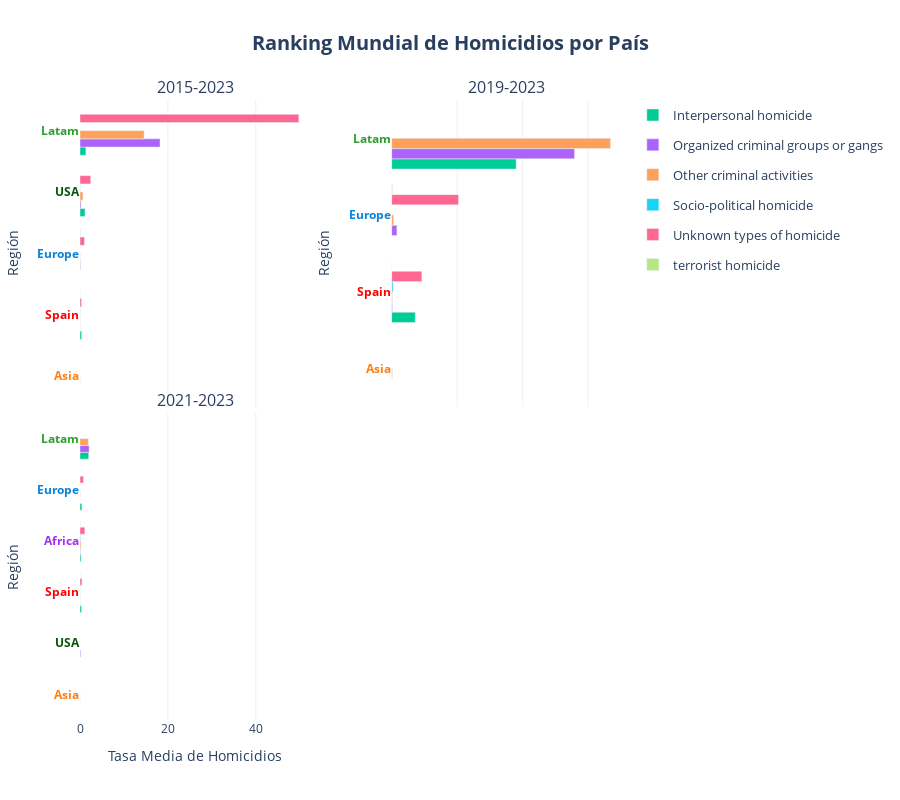

Notebook code cell kept with this figure:
### Code cell
barplot(
    df = df_ranking_combined['region'], 
    x='mean_homicides_rate', 
    y='Region_2', 
    height=800,
    reverse_y_order=False,
    orientation='h', 
    color='Category', 
    facet_col='Periodo',
    cols_wrap=2, 
    vertical_spacing = 0.01,
    barmode='group',
    yticks_color_column='Region_2',
    yticks_color_map=COLOR_MAP['Region_2'],
    color_discrete_map=COLOR_MAP['Sex'], 
    #category_orders=CATEGORY_ORDERS,
    hover_data=HOVER_DATA['ranking_region'], 
    labels=LABELS['ranking'],
    hovertemplate=HOVER_TEMPLATES['ranking_region'],
    title=f"Ranking Mundial de Homicidios por País",
    plot_save_path=os.path.join(PROJECT_PATH, 'plots', PLOT_FILENAME['ranking_region']), 
    show=True
    )

### Figure 1 — Plotly figure (JSON) as saved in the notebook; plotly's stock layout.template omitted (floating-point values rounded to 4 significant figures)
{"data": [{"alignmentgroup": "True", "cliponaxis": false, "hovertemplate": "<b style='font-size: 14px'>%{y}</b><br><br><b>Tasa Media de Homicidios:</b> %{x:.2f}<br><extra></extra>", "legendgroup": "Interpersonal homicide", "marker": {"color": "#00cc96", "pattern": {"shape": ""}}, "name": "Interpersonal homicide", "offsetgroup": "Interpersonal homicide", "orientation": "h", "showlegend": true, "textangle": 0, "textfont": {"size": 12}, "textposition": "outside", "type": "bar", "x": [1.33, 0.37, 1.14], "xaxis": "x", "y": ["Latam", "Spain", "USA"], "yaxis": "y"}, {"alignmentgroup": "True", "cliponaxis": false, "hovertemplate": "<b style='font-size: 14px'>%{y}</b><br><br><b>Tasa Media de Homicidios:</b> %{x:.2f}<br><extra></extra>", "legendgroup": "Organized criminal groups or gangs", "marker": {"color": "#ab63fa", "pattern": {"shape": ""}}, "name": "Organized criminal groups or gangs", "offsetgroup": "Organized criminal groups or gangs", "orientation": "h", "showlegend": true, "textangle": 0, "textfont": {"size": 12}, "textposition": "outside", "type": "bar", "x": [0.08, 18.21, 0.01, 0.2], "xaxis": "x", "y": ["Europe", "Latam", "Spain", "USA"], "yaxis": "y"}, {"alignmentgroup": "True", "cliponaxis": false, "hovertemplate": "<b style='font-size: 14px'>%{y}</b><br><br><b>Tasa Media de Homicidios:</b> %{x:.2f}<br><extra></extra>", "legendgroup": "Other criminal activities", "marker": {"color": "#FFA15A", "pattern": {"shape": ""}}, "name": "Other criminal activities", "offsetgroup": "Other criminal activities", "orientation": "h", "showlegend": true, "textangle": 0, "textfont": {"size": 12}, "textposition": "outside", "type": "bar", "x": [0.01, 0.03, 14.58, 0.01, 0.67], "xaxis": "x", "y": ["Asia", "Europe", "Latam", "Spain", "USA"], "yaxis": "y"}, {"alignmentgroup": "True", "cliponaxis": false, "hovertemplate": "<b style='font-size: 14px'>%{y}</b><br><br><b>Tasa Media de Homicidios:</b> %{x:.2f}<br><extra></extra>", "legendgroup": "Socio-political homicide", "marker": {"color": "#19d3f3", "pattern": {"shape": ""}}, "name": "Socio-political homicide", "offsetgroup": "Socio-political homicide", "orientation": "h", "showlegend": true, "textangle": 0, "textfont": {"size": 12}, "textposition": "outside", "type": "bar", "x": [NaN, 0.02, 0.01], "xaxis": "x", "y": ["Latam", "Spain", "USA"], "yaxis": "y"}, {"alignmentgroup": "True", "cliponaxis": false, "hovertemplate": "<b style='font-size: 14px'>%{y}</b><br><br><b>Tasa Media de Homicidios:</b> %{x:.2f}<br><extra></extra>", "legendgroup": "Unknown types of homicide", "marker": {"color": "#FF6692", "pattern": {"shape": ""}}, "name": "Unknown types of homicide", "offsetgroup": "Unknown types of homicide", "orientation": "h", "showlegend": true, "textangle": 0, "textfont": {"size": 12}, "textposition": "outside", "type": "bar", "x": [1.01, 49.8, 0.36, 2.43], "xaxis": "x", "y": ["Europe", "Latam", "Spain", "USA"], "yaxis": "y"}, {"alignmentgroup": "True", "cliponaxis": false, "hovertemplate": "<b style='font-size: 14px'>%{y}</b><br><br><b>Tasa Media de Homicidios:</b> %{x:.2f}<br><extra></extra>", "legendgroup": "terrorist homicide", "marker": {"color": "#B6E880", "pattern": {"shape": ""}}, "name": "terrorist homicide", "offsetgroup": "terrorist homicide", "orientation": "h", "showlegend": true, "textangle": 0, "textfont": {"size": 12}, "textposition": "outside", "type": "bar", "x": [0.05, NaN, 0.01], "xaxis": "x", "y": ["Europe", "Latam", "Spain"], "yaxis": "y"}, {"alignmentgroup": "True", "cliponaxis": false, "hovertemplate": "<b style='font-size: 14px'>%{y}</b><br><br><b>Tasa Media de Homicidios:</b> %{x:.2f}<br><extra></extra>", "legendgroup": "Interpersonal homicide", "marker": {"color": "#00cc96", "pattern": {"shape": ""}}, "name": "Interpersonal homicide", "offsetgroup": "Interpersonal homicide", "orientation": "h", "showlegend": false, "textangle": 0, "textfont": {"size": 12}, "textposition": "outside", "type": "bar", "x": [1.9, 0.36], "xaxis": "x2", "y": ["Latam", "Spain"], "yaxis": "y2"}, {"alignmentgroup": "True", "cliponaxis": false, "hovertemplate": "<b style='font-size: 14px'>%{y}</b><br><br><b>Tasa Media de Homicidios:</b> %{x:.2f}<br><extra></extra>", "legendgroup": "Organized criminal groups or gangs", "marker": {"color": "#ab63fa", "pattern": {"shape": ""}}, "name": "Organized criminal groups or gangs", "offsetgroup": "Organized criminal groups or gangs", "orientation": "h", "showlegend": false, "textangle": 0, "textfont": {"size": 12}, "textposition": "outside", "type": "bar", "x": [0.08, 2.79, 0.01], "xaxis": "x2", "y": ["Europe", "Latam", "Spain"], "yaxis": "y2"}, {"alignmentgroup": "True", "cliponaxis": false, "hovertemplate": "<b style='font-size: 14px'>%{y}</b><br><br><b>Tasa Media de Homicidios:</b> %{x:.2f}<br><extra></extra>", "legendgroup": "Other criminal activities", "marker": {"color": "#FFA15A", "pattern": {"shape": ""}}, "name": "Other criminal activities", "offsetgroup": "Other criminal activities", "orientation": "h", "showlegend": false, "textangle": 0, "textfont": {"size": 12}, "textposition": "outside", "type": "bar", "x": [0.01, 0.03, 3.34, 0.01], "xaxis": "x2", "y": ["Asia", "Europe", "Latam", "Spain"], "yaxis": "y2"}, {"alignmentgroup": "True", "cliponaxis": false, "hovertemplate": "<b style='font-size: 14px'>%{y}</b><br><br><b>Tasa Media de Homicidios:</b> %{x:.2f}<br><extra></extra>", "legendgroup": "Socio-political homicide", "marker": {"color": "#19d3f3", "pattern": {"shape": ""}}, "name": "Socio-political homicide", "offsetgroup": "Socio-political homicide", "orientation": "h", "showlegend": false, "textangle": 0, "textfont": {"size": 12}, "textposition": "outside", "type": "bar", "x": [NaN, 0.02], "xaxis": "x2", "y": ["Latam", "Spain"], "yaxis": "y2"}, {"alignmentgroup": "True", "cliponaxis": false, "hovertemplate": "<b style='font-size: 14px'>%{y}</b><br><br><b>Tasa Media de Homicidios:</b> %{x:.2f}<br><extra></extra>", "legendgroup": "Unknown types of homicide", "marker": {"color": "#FF6692", "pattern": {"shape": ""}}, "name": "Unknown types of homicide", "offsetgroup": "Unknown types of homicide", "orientation": "h", "showlegend": false, "textangle": 0, "textfont": {"size": 12}, "textposition": "outside", "type": "bar", "x": [1.02, NaN, 0.46], "xaxis": "x2", "y": ["Europe", "Latam", "Spain"], "yaxis": "y2"}, {"alignmentgroup": "True", "cliponaxis": false, "hovertemplate": "<b style='font-size: 14px'>%{y}</b><br><br><b>Tasa Media de Homicidios:</b> %{x:.2f}<br><extra></extra>", "legendgroup": "terrorist homicide", "marker": {"color": "#B6E880", "pattern": {"shape": ""}}, "name": "terrorist homicide", "offsetgroup": "terrorist homicide", "orientation": "h", "showlegend": false, "textangle": 0, "textfont": {"size": 12}, "textposition": "outside", "type": "bar", "x": [0.01, NaN, 0.0], "xaxis": "x2", "y": ["Europe", "Latam", "Spain"], "yaxis": "y2"}, {"alignmentgroup": "True", "cliponaxis": false, "hovertemplate": "<b style='font-size: 14px'>%{y}</b><br><br><b>Tasa Media de Homicidios:</b> %{x:.2f}<br><extra></extra>", "legendgroup": "Interpersonal homicide", "marker": {"color": "#00cc96", "pattern": {"shape": ""}}, "name": "Interpersonal homicide", "offsetgroup": "Interpersonal homicide", "orientation": "h", "showlegend": false, "textangle": 0, "textfont": {"size": 12}, "textposition": "outside", "type": "bar", "x": [0.25, 0.42, 1.98, 0.35], "xaxis": "x3", "y": ["Africa", "Europe", "Latam", "Spain"], "yaxis": "y3"}, {"alignmentgroup": "True", "cliponaxis": false, "hovertemplate": "<b style='font-size: 14px'>%{y}</b><br><br><b>Tasa Media de Homicidios:</b> %{x:.2f}<br><extra></extra>", "legendgroup": "Organized criminal groups or gangs", "marker": {"color": "#ab63fa", "pattern": {"shape": ""}}, "name": "Organized criminal groups or gangs", "offsetgroup": "Organized criminal groups or gangs", "orientation": "h", "showlegend": false, "textangle": 0, "textfont": {"size": 12}, "textposition": "outside", "type": "bar", "x": [0.08, NaN, 2.07, 0.01, 0.15], "xaxis": "x3", "y": ["Africa", "Europe", "Latam", "Spain", "USA"], "yaxis": "y3"}, {"alignmentgroup": "True", "cliponaxis": false, "hovertemplate": "<b style='font-size: 14px'>%{y}</b><br><br><b>Tasa Media de Homicidios:</b> %{x:.2f}<br><extra></extra>", "legendgroup": "Other criminal activities", "marker": {"color": "#FFA15A", "pattern": {"shape": ""}}, "name": "Other criminal activities", "offsetgroup": "Other criminal activities", "orientation": "h", "showlegend": false, "textangle": 0, "textfont": {"size": 12}, "textposition": "outside", "type": "bar", "x": [0.21, 0.0, 0.04, 1.89, 0.01], "xaxis": "x3", "y": ["Africa", "Asia", "Europe", "Latam", "Spain"], "yaxis": "y3"}, {"alignmentgroup": "True", "cliponaxis": false, "hovertemplate": "<b style='font-size: 14px'>%{y}</b><br><br><b>Tasa Media de Homicidios:</b> %{x:.2f}<br><extra></extra>", "legendgroup": "Socio-political homicide", "marker": {"color": "#19d3f3", "pattern": {"shape": ""}}, "name": "Socio-political homicide", "offsetgroup": "Socio-political homicide", "orientation": "h", "showlegend": false, "textangle": 0, "textfont": {"size": 12}, "textposition": "outside", "type": "bar", "x": [0.05, NaN, NaN, 0.01], "xaxis": "x3", "y": ["Africa", "Europe", "Latam", "Spain"], "yaxis": "y3"}, {"alignmentgroup": "True", "cliponaxis": false, "hovertemplate": "<b style='font-size: 14px'>%{y}</b><br><br><b>Tasa Media de Homicidios:</b> %{x:.2f}<br><extra></extra>", "legendgroup": "Unknown types of homicide", "marker": {"color": "#FF6692", "pattern": {"shape": ""}}, "name": "Unknown types of homicide", "offsetgroup": "Unknown types of homicide", "orientation": "h", "showlegend": false, "textangle": 0, "textfont": {"size": 12}, "textposition": "outside", "type": "bar", "x": [1.1, 0.78, NaN, 0.45], "xaxis": "x3", "y": ["Africa", "Europe", "Latam", "Spain"], "yaxis": "y3"}, {"alignmentgroup": "True", "cliponaxis": false, "hovertemplate": "<b style='font-size: 14px'>%{y}</b><br><br><b>Tasa Media de Homicidios:</b> %{x:.2f}<br><extra></extra>", "legendgroup": "terrorist homicide", "marker": {"color": "#B6E880", "pattern": {"shape": ""}}, "name": "terrorist homicide", "offsetgroup": "terrorist homicide", "orientation": "h", "showlegend": false, "textangle": 0, "textfont": {"size": 12}, "textposition": "outside", "type": "bar", "x": [0.0, NaN, NaN, 0.0], "xaxis": "x3", "y": ["Africa", "Europe", "Latam", "Spain"], "yaxis": "y3"}], "layout": {"annotations": [{"font": {"size": 16}, "showarrow": false, "text": "2015-2023", "x": 0.2125, "xanchor": "center", "xref": "paper", "y": 1, "yanchor": "bottom", "yref": "paper"}, {"font": {"size": 16}, "showarrow": false, "text": "2019-2023", "x": 0.7875, "xanchor": "center", "xref": "paper", "y": 1, "yanchor": "bottom", "yref": "paper"}, {"font": {"size": 16}, "showarrow": false, "text": "2021-2023", "x": 0.2125, "xanchor": "center", "xref": "paper", "y": 0.495, "yanchor": "bottom", "yref": "paper"}], "barmode": "group", "height": 800, "legend": {"font": {"size": 13}, "title": {"font": {"size": 15}}}, "plot_bgcolor": "white", "title": {"font": {"size": 20}, "text": "<b>Ranking Mundial de Homicidios por País</b>", "x": 0.5, "xanchor": "center"}, "xaxis": {"anchor": "y", "domain": [0, 0.425], "gridcolor": "#f0f0f0", "matches": "x3", "showgrid": true, "showticklabels": false, "tickfont": {"size": 12}, "title": {"font": {"size": 14}}}, "xaxis2": {"anchor": "y2", "domain": [0.575, 1], "gridcolor": "#f0f0f0", "matches": "x4", "showgrid": true, "showticklabels": false, "tickfont": {"size": 12}, "title": {"font": {"size": 14}}}, "xaxis3": {"anchor": "y3", "domain": [0, 0.425], "gridcolor": "#f0f0f0", "showgrid": true, "tickfont": {"size": 12}, "title": {"font": {"size": 14}, "text": "Tasa Media de Homicidios"}}, "xaxis4": {"anchor": "y4", "domain": [0.575, 1]}, "yaxis": {"anchor": "x", "automargin": true, "categoryarray": ["Asia", "Spain", "Europe", "USA", "Latam"], "categoryorder": "array", "domain": [0.505, 1], "showgrid": false, "tickfont": {"size": 12}, "tickmode": "array", "ticktext": ["<span style='color:#ff7f0e; font-weight:bold'>Asia</span>", "<span style='color:#FF0000; font-weight:bold'>Spain</span>", "<span style='color:#0883db; font-weight:bold'>Europe</span>", "<span style='color:#055509; font-weight:bold'>USA</span>", "<span style='color:#2ca02c; font-weight:bold'>Latam</span>"], "tickvals": ["Asia", "Spain", "Europe", "USA", "Latam"], "title": {"font": {"size": 14}, "text": "Región"}, "type": "category"}, "yaxis2": {"anchor": "x2", "automargin": true, "categoryarray": ["Asia", "Spain", "Europe", "Latam"], "categoryorder": "array", "domain": [0.505, 1], "showgrid": false, "tickfont": {"size": 12}, "tickmode": "array", "ticktext": ["<span style='color:#ff7f0e; font-weight:bold'>Asia</span>", "<span style='color:#FF0000; font-weight:bold'>Spain</span>", "<span style='color:#0883db; font-weight:bold'>Europe</span>", "<span style='color:#2ca02c; font-weight:bold'>Latam</span>"], "tickvals": ["Asia", "Spain", "Europe", "Latam"], "title": {"font": {"size": 14}, "text": "Región"}, "type": "category"}, "yaxis3": {"anchor": "x3", "automargin": true, "categoryarray": ["Asia", "USA", "Spain", "Africa", "Europe", "Latam"], "categoryorder": "array", "domain": [0, 0.495], "showgrid": false, "tickfont": {"size": 12}, "tickmode": "array", "ticktext": ["<span style='color:#ff7f0e; font-weight:bold'>Asia</span>", "<span style='color:#055509; font-weight:bold'>USA</span>", "<span style='color:#FF0000; font-weight:bold'>Spain</span>", "<span style='color:#a02ff1; font-weight:bold'>Africa</span>", "<span style='color:#0883db; font-weight:bold'>Europe</span>", "<span style='color:#2ca02c; font-weight:bold'>Latam</span>"], "tickvals": ["Asia", "USA", "Spain", "Africa", "Europe", "Latam"], "title": {"font": {"size": 14}, "text": "Región"}, "type": "category"}, "yaxis4": {"anchor": "x4", "domain": [0, 0.495]}}}
